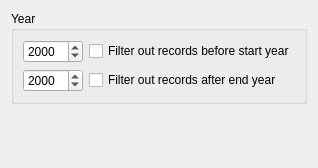
         <widget class="QWidget" name="tab_13">
          <attribute name="title">
           <string>Dates</string>
          </attribute>
          <layout class="QVBoxLayout" name="verticalLayout_6">
           <item>
            <widget class="QGroupBox" name="groupBox">
             <property name="title">
              <string>Year</string>
             </property>
             <layout class="QVBoxLayout" name="verticalLayout_5">
              <item>
               <layout class="QHBoxLayout" name="horizontalLayout_6">
                <item>
                 <widget class="QSpinBox" name="sbStartYear">
                  <property name="sizePolicy">
                   <sizepolicy hsizetype="Fixed" vsizetype="Fixed">
                    <horstretch>0</horstretch>
                    <verstretch>0</verstretch>
                   </sizepolicy>
                  </property>
                  <property name="minimumSize">
                   <size>
                    <width>60</width>
                    <height>0</height>
                   </size>
                  </property>
                  <property name="toolTip">
                   <string>Specify start year</string>
                  </property>
                  <property name="minimum">
                   <number>1600</number>
                  </property>
                  <property name="maximum">
                   <number>2100</number>
                  </property>
                  <property name="singleStep">
                   <number>1</number>
                  </property>
                  <property name="value">
                   <number>2000</number>
                  </property>
                 </widget>
                </item>
                <item>
                 <widget class="QCheckBox" name="cbStartYear">
                  <property name="toolTip">
                   <string>&lt;html&gt;&lt;head/&gt;&lt;body&gt;&lt;p&gt;Check box to filter out records before given start year.&lt;/p&gt;&lt;/body&gt;&lt;/html&gt;</string>
                  </property>
                  <property name="text">
                   <string>Filter out records before start year</string>
                  </property>
                 </widget>
                </item>
               </layout>
              </item>
              <item>
               <layout class="QHBoxLayout" name="horizontalLayout_7">
                <item>
                 <widget class="QSpinBox" name="sbEndYear">
                  <property name="sizePolicy">
                   <sizepolicy hsizetype="Fixed" vsizetype="Fixed">
                    <horstretch>0</horstretch>
                    <verstretch>0</verstretch>
                   </sizepolicy>
                  </property>
                  <property name="minimumSize">
                   <size>
                    <width>60</width>
                    <height>0</height>
                   </size>
                  </property>
                  <property name="toolTip">
                   <string>Specify end year</string>
                  </property>
                  <property name="minimum">
                   <number>1600</number>
                  </property>
                  <property name="maximum">
                   <number>2100</number>
                  </property>
                  <property name="singleStep">
                   <number>1</number>
                  </property>
                  <property name="value">
                   <number>2000</number>
                  </property>
                 </widget>
                </item>
                <item>
                 <widget class="QCheckBox" name="cbEndYear">
                  <property name="toolTip">
                   <string>&lt;html&gt;&lt;head/&gt;&lt;body&gt;&lt;p&gt;Check box to filter out records after given end year.&lt;/p&gt;&lt;/body&gt;&lt;/html&gt;</string>
                  </property>
                  <property name="text">
                   <string>Filter out records after end year</string>
                  </property>
                 </widget>
                </item>
               </layout>
              </item>
             </layout>
            </widget>
           </item>
           <item>
            <spacer name="verticalSpacer">
             <property name="orientation">
              <enum>Qt::Vertical</enum>
             </property>
             <property name="sizeHint" stdset="0">
              <size>
               <width>17</width>
               <height>53</height>
              </size>
             </property>
            </spacer>
           </item>
          </layout>
         </widget>
